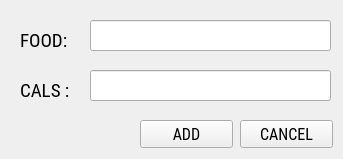
<?xml version="1.0" encoding="UTF-8"?>
<ui version="4.0">
 <class>MainWindow</class>
 <widget class="QMainWindow" name="MainWindow">
  <property name="geometry">
   <rect>
    <x>0</x>
    <y>0</y>
    <width>343</width>
    <height>159</height>
   </rect>
  </property>
  <property name="windowTitle">
   <string>MainWindow</string>
  </property>
  <widget class="QWidget" name="centralwidget">
   <widget class="QPushButton" name="pushButton_add">
    <property name="geometry">
     <rect>
      <x>140</x>
      <y>120</y>
      <width>93</width>
      <height>28</height>
     </rect>
    </property>
    <property name="font">
     <font>
      <family>Roboto Condensed</family>
      <pointsize>12</pointsize>
     </font>
    </property>
    <property name="text">
     <string>ADD</string>
    </property>
   </widget>
   <widget class="QPushButton" name="pushButton_cancel">
    <property name="geometry">
     <rect>
      <x>240</x>
      <y>120</y>
      <width>93</width>
      <height>28</height>
     </rect>
    </property>
    <property name="font">
     <font>
      <family>Roboto Condensed</family>
      <pointsize>12</pointsize>
     </font>
    </property>
    <property name="text">
     <string>CANCEL</string>
    </property>
   </widget>
   <widget class="QLabel" name="label">
    <property name="geometry">
     <rect>
      <x>20</x>
      <y>30</y>
      <width>55</width>
      <height>21</height>
     </rect>
    </property>
    <property name="font">
     <font>
      <family>Roboto Condensed</family>
      <pointsize>14</pointsize>
     </font>
    </property>
    <property name="text">
     <string>FOOD:</string>
    </property>
   </widget>
   <widget class="QLabel" name="label_2">
    <property name="geometry">
     <rect>
      <x>20</x>
      <y>80</y>
      <width>61</width>
      <height>21</height>
     </rect>
    </property>
    <property name="font">
     <font>
      <family>Roboto Condensed</family>
      <pointsize>14</pointsize>
      <weight>50</weight>
      <bold>false</bold>
     </font>
    </property>
    <property name="text">
     <string>CALS :</string>
    </property>
   </widget>
   <widget class="QLineEdit" name="lineEdit_food">
    <property name="geometry">
     <rect>
      <x>90</x>
      <y>20</y>
      <width>241</width>
      <height>31</height>
     </rect>
    </property>
    <property name="font">
     <font>
      <family>Roboto Condensed</family>
      <pointsize>12</pointsize>
     </font>
    </property>
   </widget>
   <widget class="QLineEdit" name="lineEdit_cals">
    <property name="geometry">
     <rect>
      <x>90</x>
      <y>70</y>
      <width>241</width>
      <height>31</height>
     </rect>
    </property>
    <property name="font">
     <font>
      <family>Roboto Condensed</family>
      <pointsize>12</pointsize>
     </font>
    </property>
   </widget>
  </widget>
 </widget>
 <resources/>
 <connections/>
</ui>
